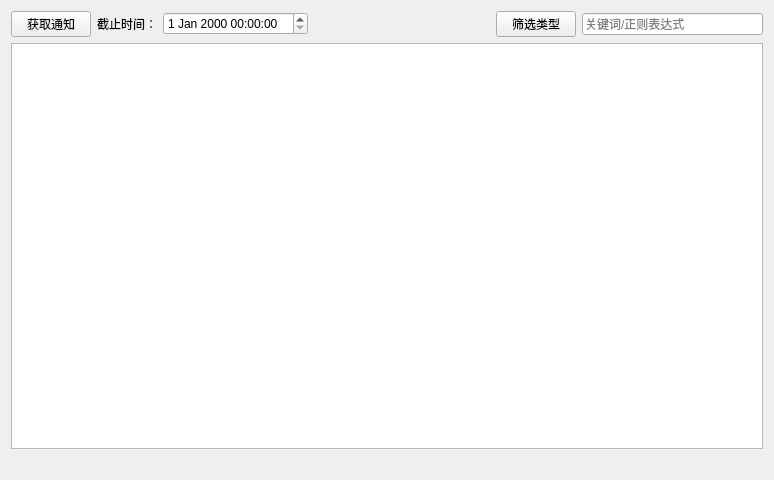
<?xml version="1.0" encoding="UTF-8"?>
<ui version="4.0">
 <class>NoticeManagerWindow</class>
 <widget class="QWidget" name="NoticeManagerWindow">
  <property name="geometry">
   <rect>
    <x>0</x>
    <y>0</y>
    <width>774</width>
    <height>480</height>
   </rect>
  </property>
  <property name="windowTitle">
   <string>Form</string>
  </property>
  <layout class="QVBoxLayout" name="verticalLayout">
   <item>
    <layout class="QHBoxLayout" name="horizontalLayout">
     <item>
      <widget class="QPushButton" name="startButton">
       <property name="text">
        <string>获取通知</string>
       </property>
      </widget>
     </item>
     <item>
      <widget class="QLabel" name="label">
       <property name="text">
        <string>截止时间：</string>
       </property>
      </widget>
     </item>
     <item>
      <widget class="QDateTimeEdit" name="earliestTimeEdit"/>
     </item>
     <item>
      <spacer name="horizontalSpacer">
       <property name="orientation">
        <enum>Qt::Horizontal</enum>
       </property>
       <property name="sizeHint" stdset="0">
        <size>
         <width>40</width>
         <height>20</height>
        </size>
       </property>
      </spacer>
     </item>
     <item>
      <widget class="QPushButton" name="filterButton">
       <property name="text">
        <string>筛选类型</string>
       </property>
      </widget>
     </item>
     <item>
      <widget class="QLineEdit" name="filterKeyEdit">
       <property name="placeholderText">
        <string>关键词/正则表达式</string>
       </property>
       <property name="clearButtonEnabled">
        <bool>true</bool>
       </property>
      </widget>
     </item>
    </layout>
   </item>
   <item>
    <widget class="QTableWidget" name="noticeTable"/>
   </item>
   <item>
    <widget class="QLabel" name="statusLabel">
     <property name="text">
      <string/>
     </property>
    </widget>
   </item>
  </layout>
 </widget>
 <resources/>
 <connections/>
</ui>
